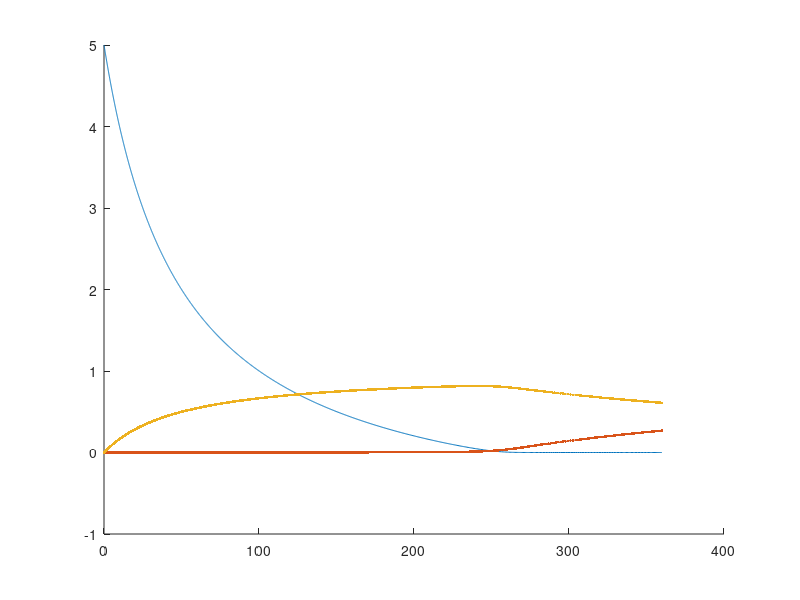
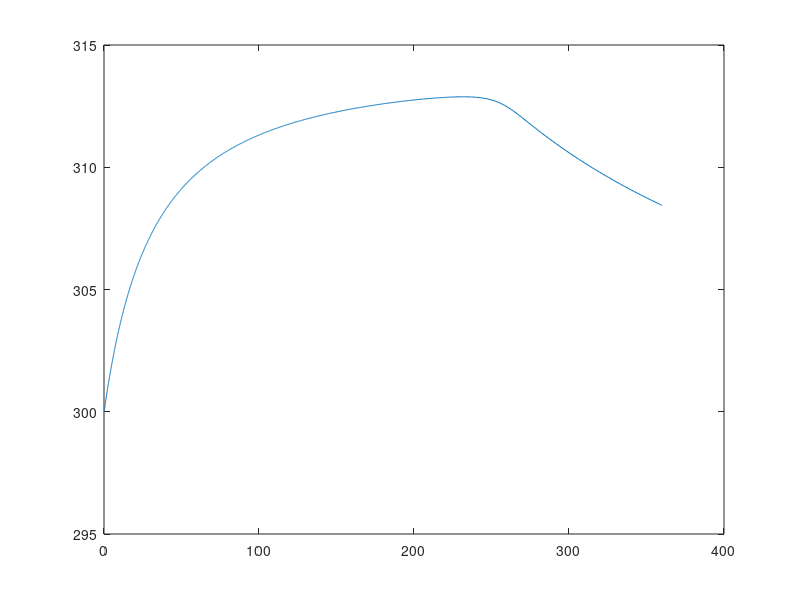

Source code (MATLAB) for these figures, in order:
function main
%This is the matlab function to solve the 2 component gene network
% Need parameter, differential equation, and initial conditions.
% we will use Matlab ode45 built in ODE solver
 
%initial conditions 
Ca0 = 5;  %initial amount of p
Cb0 = 0;  %initial amount of q
Cc0=0;
T0=300;
Nw0=6.14;
time_begin = 0;
time_end = 360;

time = [time_begin, time_end];
initial_concentrations = [Ca0,Cb0,Cc0,T0,Nw0];
%Beginning of call to ODE solver
%Three steps- call the solver, tell it where the equations are to solve,
%capture the solution in T, Y

options = odeset('RelTol',1e-4);
[T,Y] = ode45(@rxn,time,initial_concentrations,options);

%plotting the solution
figure(1)
hold on
plot(T,Y(:,1),'-',T,Y(:,2),'.-',T,Y(:,3),'.-');
figure(2)
plot(T(:,1),Y(:,4));
hold on

end

function dy = rxn(t,y)
Ca =y(1);
Cb =y(2);
Cc =y(3);
T =y(4);
Nw =y(5);

v0=0.004;
Cb0=1;
UA=3000;
Ta=290;
cp = 75240;
T0=300;
dh=-7.9076e7;
Cw0=55;
k=0.39175*exp(5472.7*((1/273)-1/T));
Cd=Cc;
Vi=0.2;
Kc = 10^(3885.44/T);
cpa=170700;
V=Vi+v0*t;
Fb0 = Cb0*v0;
ra = -k*((Ca*Cb)-(Cc*Cd)/Kc);
Na = V*Ca;
Nb = V*Cb;
Nc = V*Cc;
rb = ra;
rc = -ra;
Nd = V*Cd;
NCp = cp*(Nb+Nc+Nd+Nw)+cpa*Na;

dCadt = ra-(v0*Ca)/V;
dCbdt = rb+(v0*(Cb0-Cb)/V);
dCcdt = rc-(Cc*v0)/V;
dTdt = (UA*(Ta-T)-Fb0*cp*(1+55)*(T-T0)+ra*V*dh)/NCp;
dNwdt = v0*Cw0;

dy = [dCadt;dCbdt;dCcdt;dTdt;dNwdt];

end